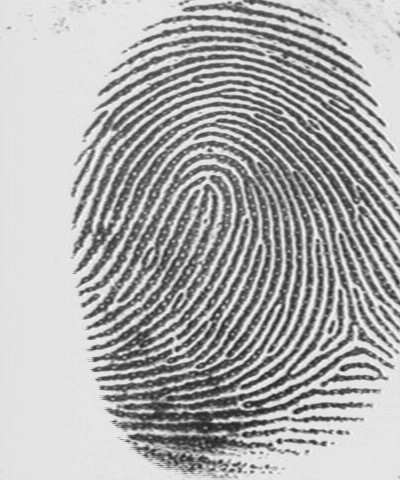
#> input picture HW0/fingerprint.tif, 400 x 480 px
$ python HW0_9733023_Code_Q05.py
#> lines starting #> are read from the running program, lines starting #| are printed output that depends on the picture
'''
___OVERVIEW___
CODE FOR QUESTION 5 - HW 0

___SUMMARY___
Excercise with Image: Loading, modifying, and calculating its size and shape

___AUTHOR___
Amirhossein Daraie — 9733023

___DATE___
2/28/2021

'''

import cv2
import matplotlib.pyplot as plt
import numpy as np

# load image
im_gray = cv2.imread('fingerprint.tif', cv2.IMREAD_GRAYSCALE)
#> im_gray is the input picture: shape (480, 400); min 27, max 251, mean 173.6

# flip image
flipVertical = cv2.flip(im_gray, 0)
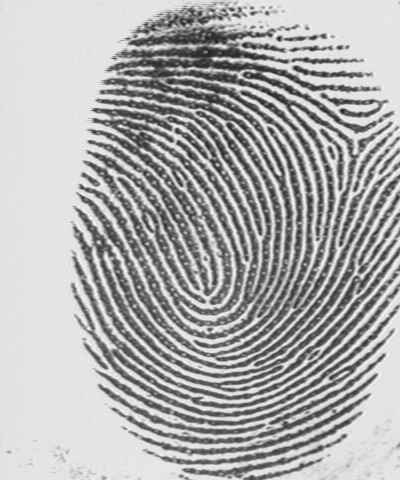
#> flipVertical: shape (480, 400); min 27, max 251, mean 173.6
flipHorizontal = cv2.flip(im_gray, 1)
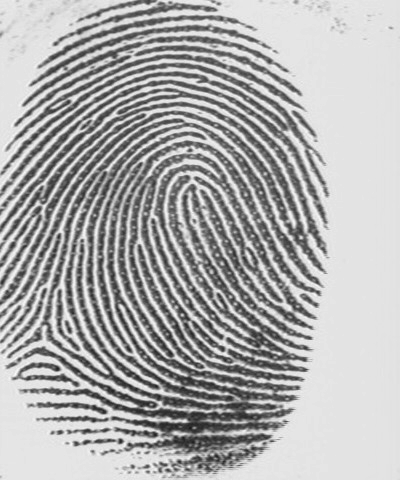
#> flipHorizontal: shape (480, 400); min 27, max 251, mean 173.6
flipBoth = cv2.flip(im_gray, -1)
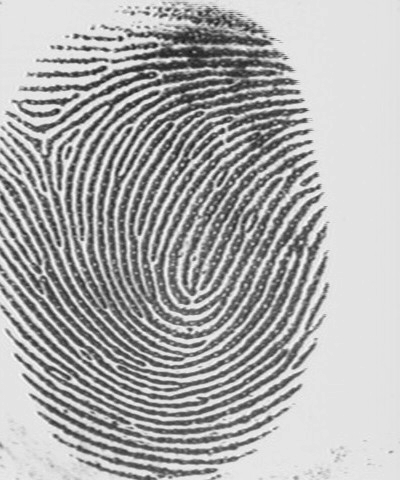
#> flipBoth: shape (480, 400); min 27, max 251, mean 173.6

# show images
fig,ax = plt.subplots(2,2)
fig.suptitle('HW0-P5-9733023-Fingerprint')
ax[0,0].imshow(cv2.cvtColor(im_gray, cv2.COLOR_BGR2RGB))
ax[0,0].set(title='Original Image')
ax[0,1].imshow(cv2.cvtColor(flipVertical, cv2.COLOR_BGR2RGB))
ax[0,1].set(title='Vertically Flipped Image')
ax[1,0].imshow(cv2.cvtColor(flipHorizontal, cv2.COLOR_BGR2RGB))
ax[1,0].set(title='Horizontally Flipped Image')
ax[1,1].imshow(cv2.cvtColor(flipBoth, cv2.COLOR_BGR2RGB))
ax[1,1].set(title='Both Axis Flipped Image')
for obj in ax.flatten():
    obj.axis('off')
    # print(type(obj),obj)
plt.tight_layout()
plt.show()
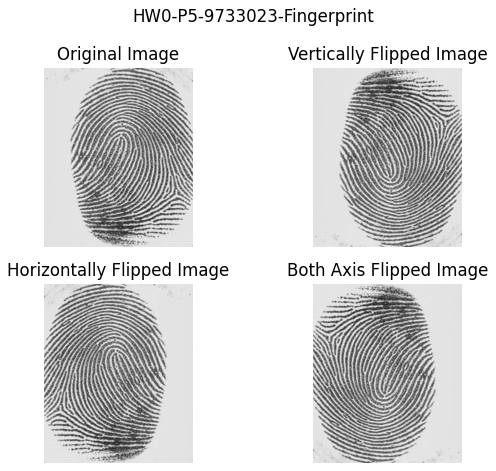
#> figure drawn by matplotlib, 4 panels

# we have 256 values on x axis, we want to plot histogram for each 8 of them
# so we will need 32 bins in our histogram
y,x = np.histogram(im_gray.flatten(),bins=32)
#> y = 32 values, max 67047 at index 28, min 10 at index 0, mean 6000; x = 33 values from 27 to 251
x = (x[1:]+x[:-1])/2
#> x = 32 values from 30.5 to 247.5
# calculate histogram and plot
barWidth = 8*0.5
fig,axes = plt.subplots(figsize =(12, 8))
axes.bar(x, y, width = barWidth)
plt.show()
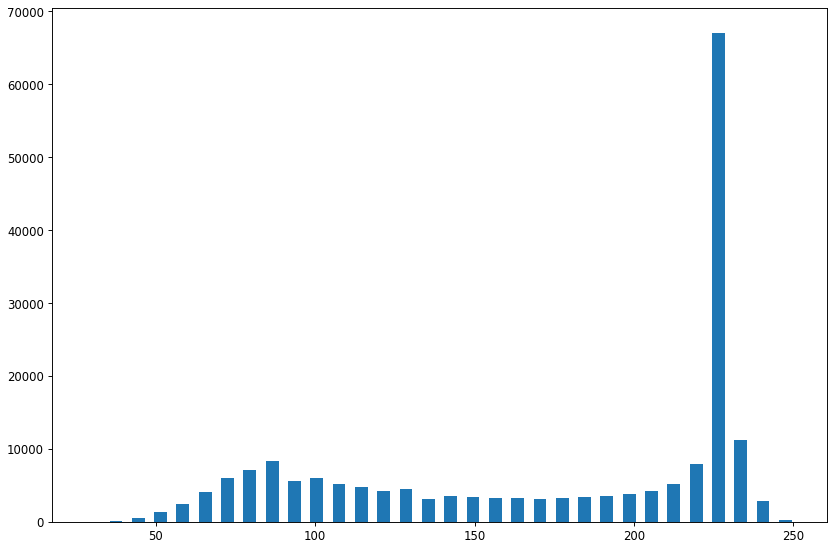
#> figure drawn by matplotlib, 1 panel; tallest bar 67047 high, from x = 224.5 to 228.5

# information about image
y = im_gray.shape[0]
#> y = 480
x = im_gray.shape[1]
#> x = 400
total = x*y
#> total = 192000
UINT8_T = 1 # BYTES
pixel_to_byte = lambda p: p*UINT8_T
byte_to_kib = lambda b: b/1024

# print desired outputs
print()
print(f'height(y) is: {y}')
#| height(y) is: 480
print(f'width(x) is: {x}')
#| width(x) is: 400
print(f'Total pixels: {total}')
#| Total pixels: 192000
print(f'Pixel type: {type(im_gray[0,0])}')
#| Pixel type: <class 'numpy.uint8'>
print(f'Total size: {byte_to_kib(pixel_to_byte(total))} kibibyte')
#| Total size: 187.5 kibibyte
print()
